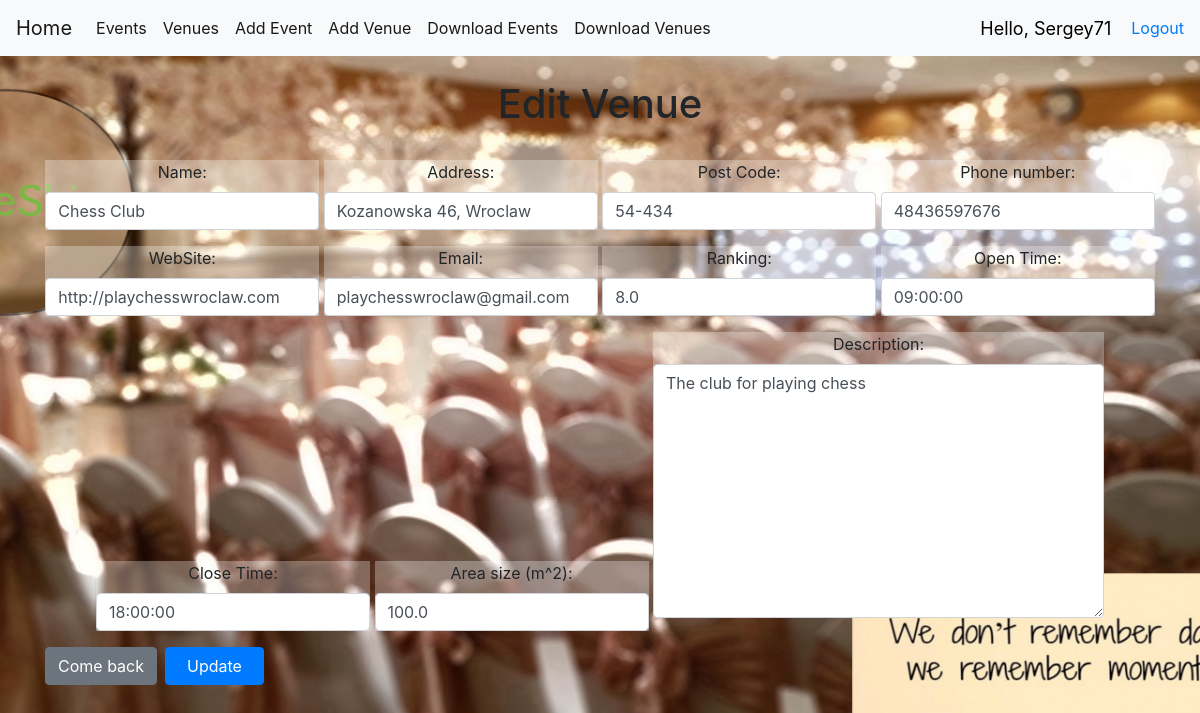
Screenshot of /edit_venue/2 (signed in) with the database file from the repository.
### events/models.py (models this page shows, shortened)
class Venue(models.Model):
    name = models.CharField('Venue Name', max_length=255)
    address = models.CharField('Address', max_length=255)
    post_code = models.CharField('Post Code', max_length=10)
    phone = models.CharField('Contact Phone', max_length=15, blank=True)
    web = models.URLField('Website Address', blank=True)
    email = models.EmailField('Email', blank=True)
    ven_description = models.TextField(blank=True)
    booking_rates = models.FloatField(verbose_name='Ranking (up to 9.0)', default=1.0, blank=True)
    from_hour = models.TimeField(blank=True)
    to_hour = models.TimeField(blank=True)
    flour_size = models.FloatField(verbose_name='Square (mxm)', default=1.0, blank=True)

### events/views.py (the view)
# urls.py: path('edit_venue/<venue_id>', views.edit_venue, name="edit-venue"),
@login_required(login_url='login')
def edit_venue(request, venue_id):
    venue = Venue.objects.get(pk=venue_id)
    form = VenueForm(request.POST or None, instance=venue)
    if form.is_valid():
        form.save()
        return redirect('show-venue', venue_id)
    return render(request, 'events/edit_venue.html', {'venue': venue,'form': form})

### templates/events/edit_venue.html (shortened to what this page needs)
{% extends 'events/base.html' %}
{% block content %}
    <div style="text-align: center;">
    <h1>
        Edit Venue
    </h1>
    <br/>
       <form action="" method=POST>
          {{ form.as_p }}
           <br/>
            <div class="btn-toolbar" role="toolbar" aria-label="Toolbar with button groups">
              <div class="btn-group mr-2" role="group" aria-label="First group">
             <a href="{%  url 'list-venues' %}" class="btn btn-secondary">Come back</a>
              </div>
              <div class="btn-group mr-2" role="group" aria-label="Second group">
               <input type="submit" value="  Update  " class="btn btn-primary">
              </div>
            </div>
         </form>
    </div>
{% endblock %}

### templates/events/navbar.html (shortened to what this page needs)
<nav class="navbar navbar-expand-lg navbar-light bg-light">
  <a class="navbar-brand" href="{% url 'home' %}">Home</a>
  <div class="collapse navbar-collapse" id="navbarSupportedContent">
    <ul class="navbar-nav mr-auto">
        <li class="nav-item active">
        <a class="nav-link" href="{% url 'list-events' %}">Events</a>
        </li>
        <li class="nav-item active">
        <a class="nav-link" href="{% url 'list-venues' %}">Venues</a>
        </li>
        <li class="nav-item active">
        <a class="nav-link" href="{% url 'add-event' %}">Add Event</a>
        </li>
        <li class="nav-item active">
        <a class="nav-link" href="{% url 'add-venue' %}">Add Venue</a>
        </li>
        <li class="nav-item active">
        <a class="nav-link" href="{% url 'text-events' %}">Download Events</a>
        </li>
        <li class="nav-item active">
        <a class="nav-link" href="{% url 'text-venue' %}">Download Venues</a>
        </li>
    </ul>
  </div>
    <span id="hello-msg">Hello, {{ request.user }}</span>
    <span><a href="{% url 'logout' %}">Logout</a></span>
</nav>

### static/css/VenueShine.css (style rules this page uses)
h2, p { background-color: rgba(255, 255, 255, 0.3); display: inline-block; }
#bg { background-repeat: no-repeat; background-size: 1800px 900px; background-position: top; background-attachment: fixed; }

### templates/events/navbar.html (style rules this page uses)
#hello-msg { font-size:18px; color:black; margin-right: 20px; }

### rows the page displays
Venue: name "Chess Club", address "Kozanowska 46, Wroclaw", post_code "54-434", phone "48436597676", web "http://playchesswroclaw.com", email "playchesswroclaw@gmail.com", booking_rates "8.0", from_hour "09:00:00", to_hour "18:00:00", flour_size "100.0", ven_description "The club for playing chess"

### other values shown
{{ request.user }} "Sergey71"
